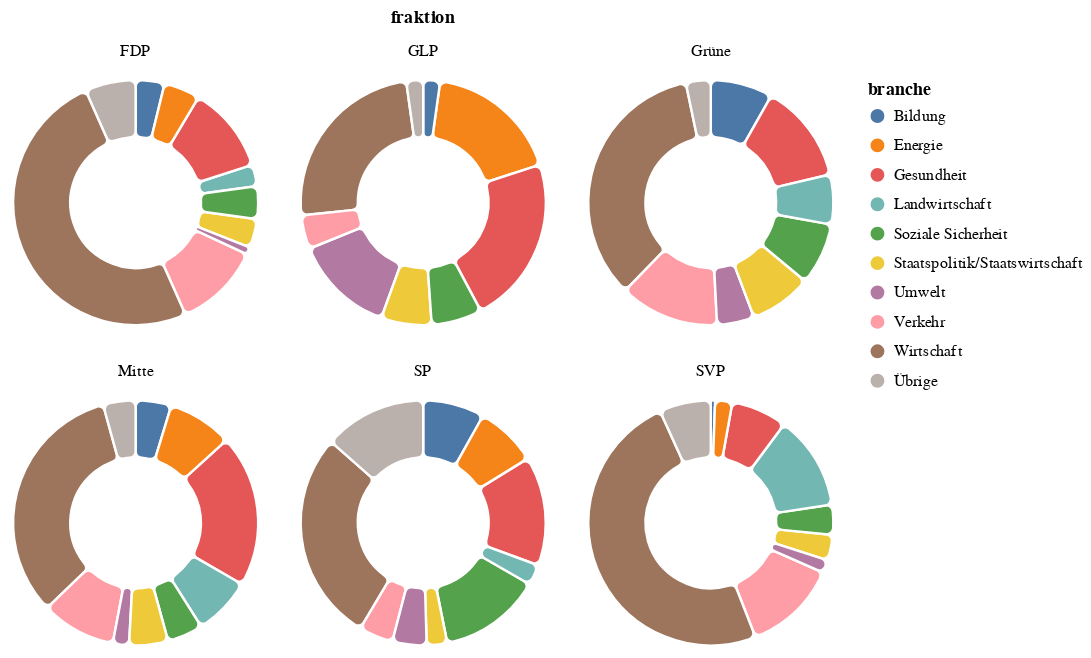

Notebook code for this chart:
### Code cell
source = duckdb.query('''
    select branche, fraktion_lang fraktion, count(1) count
    from df_bezahlt b
    join df_fraktionen f on f.fraktion = b.fraktion
    where 1=1
    and branche in (select branche from df_bezahlt group by branche having count(1) >= 20)
    group by 1, 2
    union
    select 'Übrige' branche, fraktion_lang fraktion, count(1) count
    from df_bezahlt b
    join df_fraktionen f on f.fraktion = b.fraktion
    where branche not in (select branche from df_bezahlt group by branche having count(1) >= 20)
    group by 1, 2
''').to_df()

chart = alt.Chart(source).mark_arc(innerRadius=40, stroke='white', strokeWidth=1.5, cornerRadius=4).encode(
    theta=alt.Theta('count', stack='normalize'),
    color=alt.Color('branche'),
    tooltip='count',
).properties(
    width=150,
    height=150
).facet(
    facet='fraktion',
    columns=3
)
chart.save('output/mehrere-kreise-nach-fraktion-und-branche-relativ-min20.pdf')
chart

### Figure 1 — Vega-Lite specification as saved in the notebook (floating-point values rounded to 4 significant figures)
{"config": {"view": {"continuousWidth": 400, "continuousHeight": 300}}, "data": {"name": "data-0df8de97445b0f0718468c3c643f222d"}, "facet": {"field": "fraktion", "type": "nominal"}, "spec": {"mark": {"type": "arc", "cornerRadius": 4, "innerRadius": 40, "stroke": "white", "strokeWidth": 1.5}, "encoding": {"color": {"field": "branche", "type": "nominal"}, "theta": {"field": "count", "stack": "normalize", "type": "quantitative"}, "tooltip": {"field": "count", "type": "quantitative"}}, "height": 150, "width": 150}, "columns": 3, "$schema": "https://vega.github.io/schema/vega-lite/v4.17.0.json", "datasets": {"data-0df8de97445b0f0718468c3c643f222d": [{"branche": "Bildung", "fraktion": "Grüne", "count": 5}, {"branche": "Wirtschaft", "fraktion": "Grüne", "count": 21}, {"branche": "Gesundheit", "fraktion": "Grüne", "count": 8}, {"branche": "Verkehr", "fraktion": "SVP", "count": 22}, {"branche": "Staatspolitik/Staatswirtschaft", "fraktion": "SVP", "count": 6}, {"branche": "Umwelt", "fraktion": "SVP", "count": 3}, {"branche": "Wirtschaft", "fraktion": "SVP", "count": 87}, {"branche": "Soziale Sicherheit", "fraktion": "SVP", "count": 7}, {"branche": "Landwirtschaft", "fraktion": "SVP", "count": 22}, {"branche": "Verkehr", "fraktion": "FDP", "count": 24}, {"branche": "Wirtschaft", "fraktion": "FDP", "count": 105}, {"branche": "Gesundheit", "fraktion": "SVP", "count": 13}, {"branche": "Staatspolitik/Staatswirtschaft", "fraktion": "FDP", "count": 8}, {"branche": "Verkehr", "fraktion": "Grüne", "count": 8}, {"branche": "Wirtschaft", "fraktion": "Mitte", "count": 77}, {"branche": "Verkehr", "fraktion": "Mitte", "count": 23}, {"branche": "Bildung", "fraktion": "Mitte", "count": 11}, {"branche": "Gesundheit", "fraktion": "Mitte", "count": 47}, {"branche": "Bildung", "fraktion": "FDP", "count": 8}, {"branche": "Landwirtschaft", "fraktion": "FDP", "count": 6}, {"branche": "Gesundheit", "fraktion": "SP", "count": 16}, {"branche": "Wirtschaft", "fraktion": "SP", "count": 31}, {"branche": "Soziale Sicherheit", "fraktion": "SP", "count": 15}, {"branche": "Umwelt", "fraktion": "GLP", "count": 6}, {"branche": "Staatspolitik/Staatswirtschaft", "fraktion": "GLP", "count": 3}, {"branche": "Energie", "fraktion": "GLP", "count": 8}, {"branche": "Wirtschaft", "fraktion": "GLP", "count": 11}, {"branche": "Landwirtschaft", "fraktion": "Mitte", "count": 18}, {"branche": "Gesundheit", "fraktion": "FDP", "count": 24}, {"branche": "Soziale Sicherheit", "fraktion": "FDP", "count": 9}, {"branche": "Umwelt", "fraktion": "Mitte", "count": 5}, {"branche": "Energie", "fraktion": "Mitte", "count": 20}, {"branche": "Soziale Sicherheit", "fraktion": "Mitte", "count": 11}, {"branche": "Staatspolitik/Staatswirtschaft", "fraktion": "SP", "count": 3}, {"branche": "Verkehr", "fraktion": "SP", "count": 5}, {"branche": "Bildung", "fraktion": "SP", "count": 9}, {"branche": "Soziale Sicherheit", "fraktion": "Grüne", "count": 5}, {"branche": "Bildung", "fraktion": "GLP", "count": 1}, {"branche": "Umwelt", "fraktion": "Grüne", "count": 3}, {"branche": "Staatspolitik/Staatswirtschaft", "fraktion": "Grüne", "count": 5}, {"branche": "Landwirtschaft", "fraktion": "Grüne", "count": 4}, {"branche": "Staatspolitik/Staatswirtschaft", "fraktion": "Mitte", "count": 12}, {"branche": "Landwirtschaft", "fraktion": "SP", "count": 3}, {"branche": "Bildung", "fraktion": "SVP", "count": 1}, {"branche": "Energie", "fraktion": "SP", "count": 9}, {"branche": "Umwelt", "fraktion": "SP", "count": 5}, {"branche": "Energie", "fraktion": "FDP", "count": 10}, {"branche": "Gesundheit", "fraktion": "GLP", "count": 10}, {"branche": "Verkehr", "fraktion": "GLP", "count": 2}, {"branche": "Soziale Sicherheit", "fraktion": "GLP", "count": 3}, {"branche": "Umwelt", "fraktion": "FDP", "count": 2}, {"branche": "Energie", "fraktion": "SVP", "count": 4}, {"branche": "Übrige", "fraktion": "Grüne", "count": 2}, {"branche": "Übrige", "fraktion": "Mitte", "count": 10}, {"branche": "Übrige", "fraktion": "SP", "count": 15}, {"branche": "Übrige", "fraktion": "SVP", "count": 12}, {"branche": "Übrige", "fraktion": "FDP", "count": 14}, {"branche": "Übrige", "fraktion": "GLP", "count": 1}]}}
